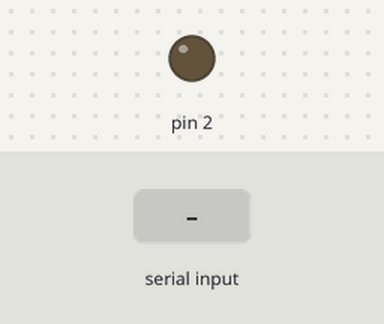
Recording of a sketch running on a simulated Arduino Uno, built with avr-gcc and run on an emulated ATmega328P. On the bench: output pins drawn as LEDs (lit = HIGH). Dashed ring = blinking. The inputs (shaded band) are chosen by the test bench.

Above: at 1.2 s.
1.3 s: "BLINK\n" received over Serial
At 1.5 s:
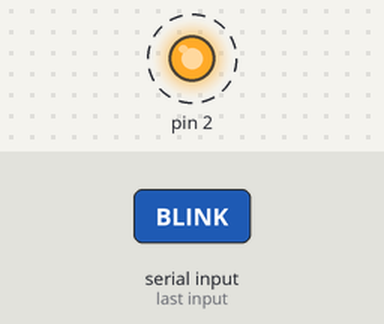
4.3 s: "ON\n" received over Serial
6.0 s: "OFF\n" received over Serial
At 7.3 s:
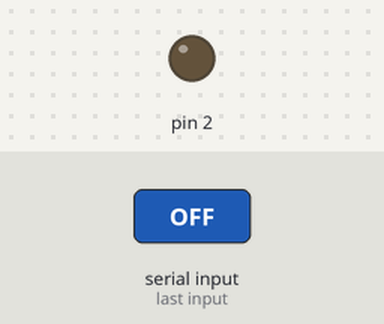
Timing chart, 0 to 9.0 s (numbered marks = the images above; inputs shaded):
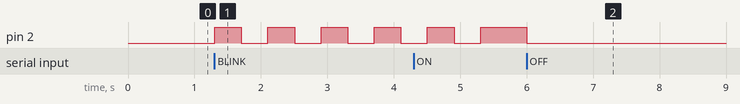

The sketch:

logic.ino
```cpp
void setup() {
 Serial.begin(9600);
 pinMode(2, OUTPUT);

}

void loop() {
  //เช็ค com port
  if(Serial.available()){
    String command = Serial.readStringUntil('\n');
    command.trim();

    if(command == "ON"){
      digitalWrite(2,1);

    }
    else if (command == "OFF") {
      digitalWrite(2, 0);

    }
    else if ( command == "BLINK") {
      blinkLED();
    }
  }
}


void blinkLED(){
  for (int i =0; i< 5; i++){
    digitalWrite(2, 1);
    delay(400);
    digitalWrite(2, 0);
    delay(400);
  }
}
```

Measured:
- after the input at 1.3 s, pin 2: alternates HIGH for 0.40 s and LOW for 0.40 s, starting at once
- after the input at 6.0 s, pin 2: HIGH → LOW at once
